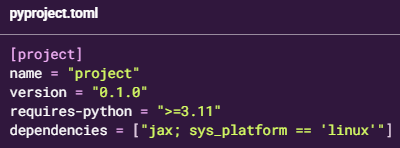
#> input picture notes/Python Version Requirement/images/platform.png, 400 x 148 px
$ jupyter execute adding-programming-language-specific-version-requirement.ipynb
#> lines starting #> are read from the running program, lines starting #| are printed output that depends on the picture
### Adding specific python version for project:

```uv add “numpy; python_version >= ‘3.11’”```

[cell 1]
from PIL import Image
from IPython.display import display

img = Image.open('images/platform.png')
#> img is the input picture: PIL image 400x148 RGBA; mean R, G, B, A 59.2, 36.1, 69.2, 255
new_image = img.resize((410, 150))
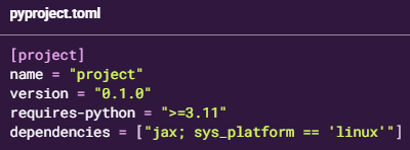
#> new_image: PIL image 410x150 RGBA; mean R, G, B, A 59.2, 36.1, 69.2, 255
display(new_image)
